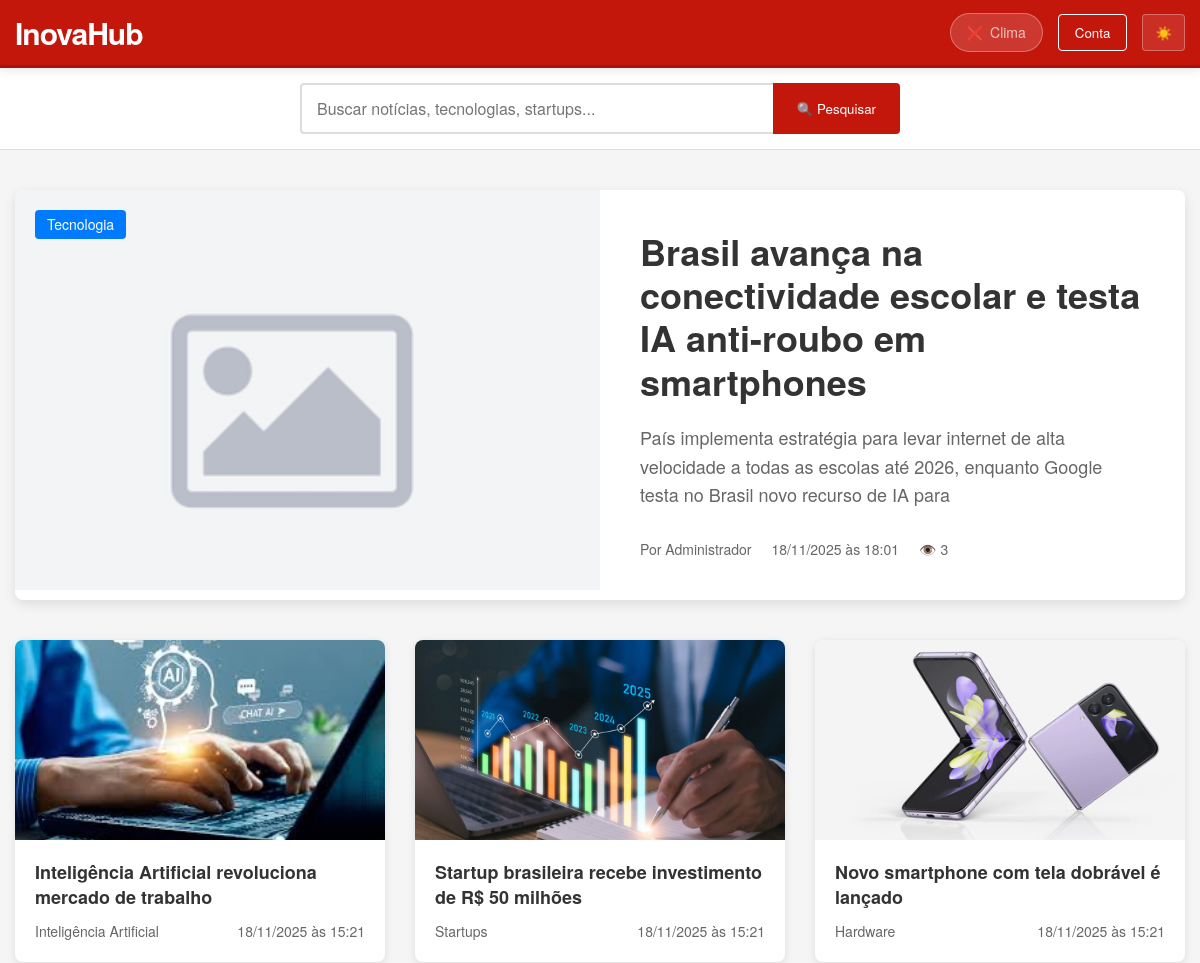
Before: / (upper part) with the older database file.
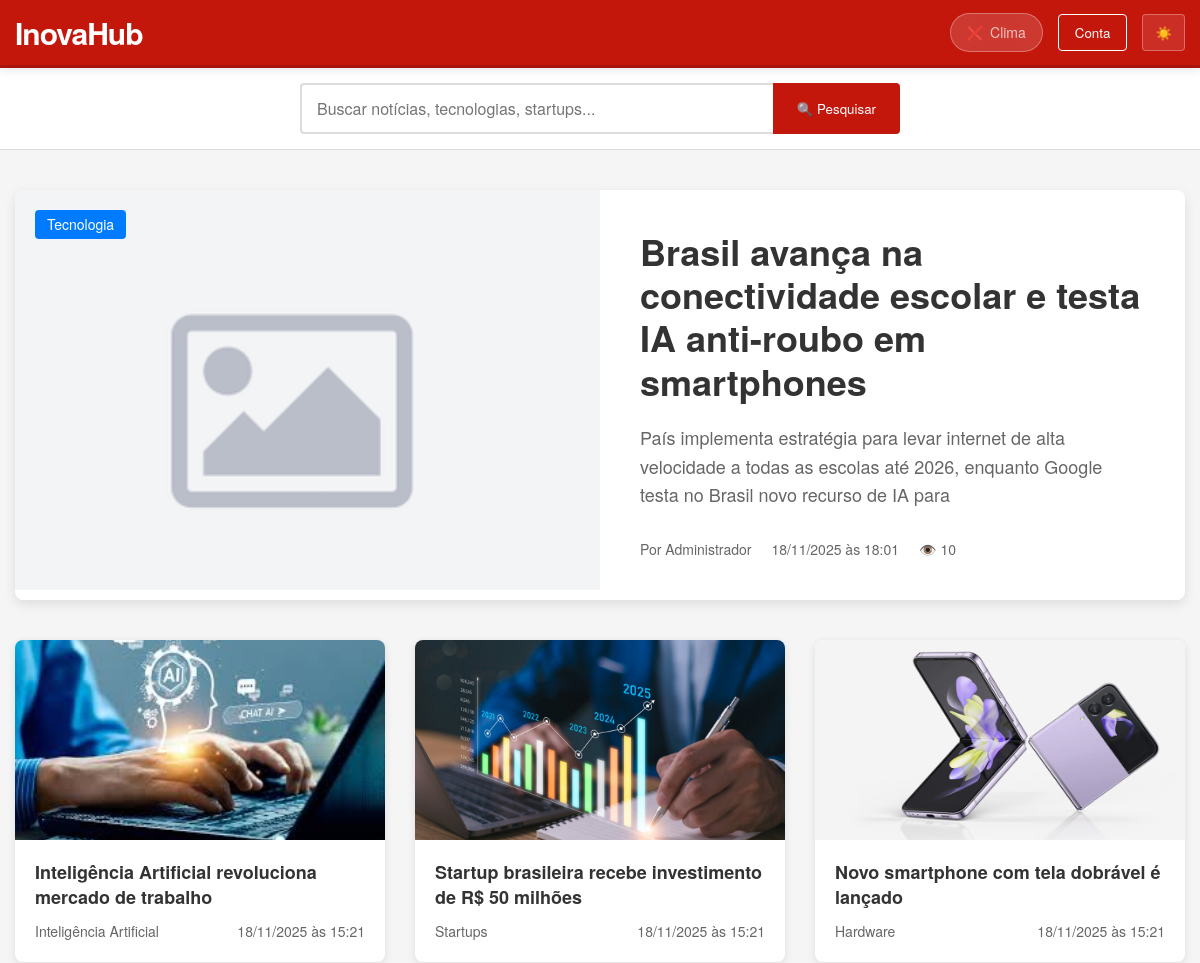
After: the same page with the newer database file.
### tables this page shows
CREATE TABLE `noticias` (
  `id` int(11) NOT NULL,
  `titulo` varchar(200) NOT NULL,
  `slug` varchar(200) NOT NULL,
  `resumo` text NOT NULL,
  `noticia` longtext NOT NULL,
  `imagem` varchar(255) DEFAULT 'noticia.jpg',
  `autor` int(11) NOT NULL,
  `categoria` int(11) NOT NULL,
  `status` enum('rascunho','publicada','arquivada') DEFAULT 'rascunho',
  `visualizacoes` int(11) DEFAULT 0,
  `destaque` tinyint(1) DEFAULT 0,
  `data` timestamp NOT NULL DEFAULT current_timestamp(),
  `publicada_em` timestamp NULL DEFAULT NULL,
  `criado_em` timestamp NOT NULL DEFAULT current_timestamp(),
  `atualizado_em` timestamp NOT NULL DEFAULT current_timestamp() ON UPDATE current_timestamp()
);

CREATE TABLE `categorias` (
  `id` int(11) NOT NULL,
  `nome` varchar(50) NOT NULL,
  `slug` varchar(50) NOT NULL,
  `cor` varchar(7) DEFAULT '#007bff',
  `descricao` text DEFAULT NULL,
  `criado_em` timestamp NOT NULL DEFAULT current_timestamp()
);

CREATE TABLE `usuarios` (
  `id` int(11) NOT NULL,
  `nome` varchar(100) NOT NULL,
  `email` varchar(150) NOT NULL,
  `senha` varchar(255) NOT NULL,
  `avatar` varchar(255) DEFAULT 'avatar.jpg',
  `tipo` enum('admin','editor','usuario') DEFAULT 'usuario',
  `status` enum('ativo','inativo') DEFAULT 'ativo',
  `criado_em` timestamp NOT NULL DEFAULT current_timestamp(),
  `atualizado_em` timestamp NOT NULL DEFAULT current_timestamp() ON UPDATE current_timestamp()
);

### includes/funcoes.php (called while the page is built, shortened)
<?php
function usuarioLogado($pdo)
{
    return false;
}
function formatarData($data)
{
    return date('d/m/Y \à\s H:i', strtotime($data));
}

### index.php (the view, shortened to what this page needs)
<?php
require 'includes/conexao.php';
require 'includes/funcoes.php';
$usuario = usuarioLogado($pdo);
$manchete = $pdo->query("
    SELECT n.*, u.nome AS autor_nome, c.nome AS categoria_nome, c.cor AS categoria_cor
    FROM noticias n
    JOIN usuarios u ON u.id = n.autor
    JOIN categorias c ON c.id = n.categoria
    WHERE n.status = 'publicada'
    ORDER BY n.destaque DESC, n.data DESC
    LIMIT 1
")->fetch(PDO::FETCH_ASSOC);
$destaques = [];
if ($manchete) {
    $stmt = $pdo->prepare("
        SELECT n.*, u.nome AS autor_nome, c.nome AS categoria_nome
        FROM noticias n
        JOIN usuarios u ON u.id = n.autor
        JOIN categorias c ON c.id = n.categoria
        WHERE n.status = 'publicada' AND n.id != ?
        ORDER BY n.data DESC
        LIMIT 3
    ");
    $stmt->execute([$manchete['id']]);
    $destaques = $stmt->fetchAll(PDO::FETCH_ASSOC);
}
?>
<!DOCTYPE html>
<html lang="pt-br">
<head>
    <link rel="stylesheet" href="assets/css/style.css">
    <link rel="stylesheet" href="assets/css/theme.css">
</head>
<body>
    <header class="topo">
        <div class="topo-container">
            <div class="logo-area">
                <h1 class="logo">
                    <a href="index.php">InovaHub</a>
                </h1>
            </div>
            <div class="user-area">
                <div class="clima-navbar-expandido" id="climaNavbar" onclick="abrirClimaCompleto()">
                </div>
                <?php if ($usuario): ?>
                    <div class="user-menu">
                        <span class="user-greeting">Olá, <?= htmlspecialchars(explode(' ', $usuario['nome'])[0]) ?></span>
                        <div class="user-dropdown">
                            <?php if (ehAdmin($usuario)): ?>
                                <a href="admin/index.php" class="dropdown-item">⚙️ Painel Admin</a>
                            <?php elseif (ehEditor($usuario)): ?>
                                <a href="editor/index.php" class="dropdown-item">✏️ Painel Editor</a>
                            <?php else: ?>
                                <a href="usuario/dashboard.php" class="dropdown-item">👤 Minha Conta</a>
                            <?php endif; ?>
                            <?php if (podePublicar($usuario)): ?>
                                <a href="noticias/nova_noticia.php" class="dropdown-item">➕ Publicar Notícia</a>
                            <?php endif; ?>
                            <a href="auth/logout.php" class="dropdown-item">🚪 Sair</a>
                        </div>
                    </div>
                <?php else: ?>
                    <div class="auth-buttons">
                        <button class="btn-login" id="btnAbrirModal">Conta</button>
                    </div>
                <?php endif; ?>
                <button class="btn-theme" id="btn-theme" title="Alternar tema">☀️</button>
            </div>
        </div>
    </header>
    <section class="busca-section">
        <div class="container">
            <form method="GET" action="buscar.php" class="busca-form">
                <input type="text" name="q" placeholder="Buscar notícias, tecnologias, startups..." required>
                <button type="submit" class="btn-busca">🔍 Pesquisar</button>
            </form>
        </div>
    </section>
    <main class="container">
        <?php if ($manchete): ?>
            <section class="manchete-principal">
                <a href="noticia.php?slug=<?= $manchete['slug'] ?>" class="manchete-link">
                    <div class="manchete-imagem">
                        <img src="uploads/noticias/<?= $manchete['imagem'] ?>"
                            alt="<?= htmlspecialchars($manchete['titulo']) ?>"
                            onerror="this.src='assets/img/defaults/noticia.jpg'">
                        <span class="categoria-badge" style="background: <?= $manchete['categoria_cor'] ?>">
                            <?= $manchete['categoria_nome'] ?>
                        </span>
                    </div>
                    <div class="manchete-conteudo">
                        <h1 class="manchete-titulo"><?= htmlspecialchars($manchete['titulo']) ?></h1>
                        <p class="manchete-resumo"><?= htmlspecialchars($manchete['resumo']) ?></p>
                        <div class="manchete-meta">
                            <span class="autor">Por <?= $manchete['autor_nome'] ?></span>
                            <span class="data"><?= formatarData($manchete['data']) ?></span>
                            <span class="visualizacoes">👁️ <?= $manchete['visualizacoes'] ?></span>
                        </div>
                    </div>
                </a>
            </section>
            <?php if (!empty($destaques)): ?>
                <section class="destaques-secundarios">
                    <?php foreach ($destaques as $destaque): ?>
                        <article class="destaque-card">
                            <a href="noticia.php?slug=<?= $destaque['slug'] ?>">
                                <div class="destaque-imagem">
                                    <img src="uploads/noticias/<?= $destaque['imagem'] ?>"
                                        alt="<?= htmlspecialchars($destaque['titulo']) ?>"
                                        onerror="this.src='assets/img/defaults/noticia.jpg'">
                                </div>
                                <div class="destaque-conteudo">
                                    <h3><?= htmlspecialchars($destaque['titulo']) ?></h3>
                                    <div class="destaque-meta">
                                        <span class="categoria"><?= $destaque['categoria_nome'] ?></span>
                                        <span class="data"><?= formatarData($destaque['data']) ?></span>
                                    </div>
                                </div>
                            </a>
                        </article>
                    <?php endforeach; ?>
                </section>
            <?php endif; ?>
        <?php endif; ?>
    </main>
</body>
</html>

### index.php (style rules this page uses)
* { margin: 0; padding: 0; box-sizing: border-box; font-family: 'Helvetica Neue', Arial, sans-serif; }
body { background-color: #f5f5f5; color: #333; line-height: 1.5; }
a { text-decoration: none; color: inherit; }
.topo { background-color: #c4170c; color: white; padding: 10px 0; border-bottom: 3px solid #a6140b; }
.topo-container { max-width: 1200px; margin: 0 auto; display: flex; justify-content: space-between; align-items: center; padding: 0 15px; }
.logo-area { display: flex; align-items: center; gap: 20px; }
.logo { font-size: 28px; font-weight: bold; letter-spacing: -1px; }
.logo a { color: white; text-decoration: none; }
.user-area { display: flex; align-items: center; gap: 15px; }
.clima-navbar-expandido { display: flex; align-items: center; gap: 12px; background: rgba(255, 255, 255, 0.15); padding: 8px 16px; border-radius: 25px; color: white; font-size: 14px; cursor: pointer; transition: all 0.3s ease; border: 1px solid rgba(255, 255, 255, 0.3); backdrop-filter: blur(10px); }
.auth-buttons { display: flex; gap: 10px; }
.btn-login, .btn-register { padding: 8px 16px; border-radius: 4px; text-decoration: none; font-weight: 500; transition: all 0.2s; }
.btn-login { color: white; border: 1px solid white; background: none; cursor: pointer; }
.btn-theme { background: rgba(255, 255, 255, 0.1); border: 1px solid rgba(255, 255, 255, 0.3); color: white; padding: 8px 12px; border-radius: 4px; cursor: pointer; transition: background-color 0.2s; }
.busca-section { background-color: white; padding: 15px 0; border-bottom: 1px solid #ddd; }
.container { max-width: 1200px; margin: 0 auto; padding: 0 15px; }
.busca-form { display: flex; max-width: 600px; margin: 0 auto; }
.busca-form input { flex: 1; padding: 12px 15px; border: 2px solid #ddd; border-right: none; border-radius: 4px 0 0 4px; font-size: 16px; transition: border-color 0.2s; }
.btn-busca { background-color: #c4170c; color: white; border: none; padding: 12px 24px; border-radius: 0 4px 4px 0; cursor: pointer; font-weight: 500; transition: background-color 0.2s; }
.manchete-principal { margin: 40px 0; background: white; border-radius: 8px; overflow: hidden; box-shadow: 0 4px 12px rgba(0, 0, 0, 0.1); }
.manchete-link { display: grid; grid-template-columns: 1fr 1fr; text-decoration: none; color: inherit; }
.manchete-imagem { position: relative; height: 400px; }
.manchete-imagem img { width: 100%; height: 100%; object-fit: cover; }
.categoria-badge { position: absolute; top: 20px; left: 20px; background: #c4170c; color: white; padding: 4px 12px; border-radius: 4px; font-size: 14px; font-weight: 500; }
.manchete-conteudo { padding: 40px; display: flex; flex-direction: column; justify-content: center; }
.manchete-titulo { font-size: 36px; line-height: 1.2; margin-bottom: 20px; color: #333; }
.manchete-resumo { font-size: 18px; color: #666; margin-bottom: 30px; line-height: 1.6; }
body, body.dark-mode .topo, body.dark-mode .busca-section, body.dark-mode .manchete-principal, body.dark-mode .destaque-card, body.dark-mode .noticia-card, body.dark-mode .sidebar-widget, body.dark-mode .footer, body.dark-mode .modal-body, body.dark-mode .manchete-titulo, body.dark-mode .manchete-resumo, body.dark-mode .manchete-meta, body.dark-mode .destaque-meta, body.dark-mode .noticia-meta, body.dark-mode .noticia-resumo, body.dark-mode .mais-lida-item .meta { transition: all 0.3s ease; }
.manchete-meta { display: flex; gap: 20px; font-size: 14px; color: #666; }
.destaques-secundarios { display: grid; grid-template-columns: repeat(3, 1fr); gap: 30px; margin-bottom: 40px; }
.destaque-card { background: white; border-radius: 8px; overflow: hidden; box-shadow: 0 2px 8px rgba(0, 0, 0, 0.1); transition: transform 0.3s ease, box-shadow 0.3s ease; }
.destaque-imagem { height: 200px; }
.destaque-imagem img { width: 100%; height: 100%; object-fit: cover; }
.destaque-conteudo { padding: 20px; }
.destaque-conteudo h3 { font-size: 18px; margin-bottom: 10px; line-height: 1.4; }
.destaque-meta { display: flex; justify-content: space-between; font-size: 14px; color: #666; }

Changed rows visible on the page:
changed noticias "Brasil avança na conectividade escolar e testa IA anti-roubo em smartphones": visualizacoes "3" → "10"
